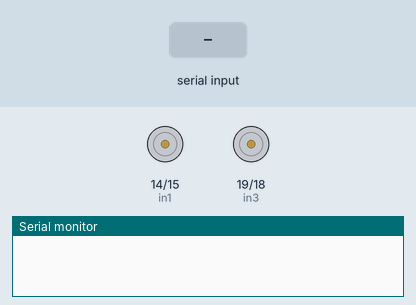
This sketch was run on a simulated Arduino Uno, built with avr-gcc and run on an emulated ATmega328P. Parts: motor-driver pin pairs drawn as motors (green arrow = first pin HIGH = forward, orange = second pin HIGH = backward, longer = more drive, scaled by the enable pin), the last lines printed to the serial monitor. The inputs (shaded band) are chosen by the test bench.

Above: at 1.2 s.
1.3 s: byte 30 received over Serial
At 1.9 s:
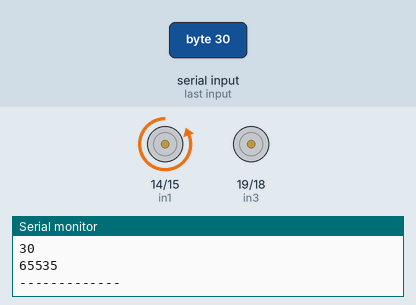
2.8 s: byte 90 received over Serial
At 4.0 s:
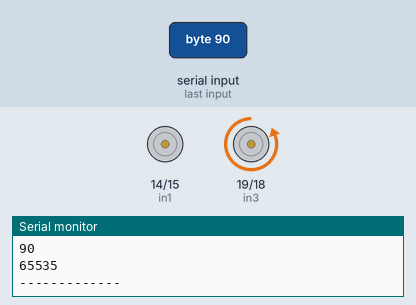
4.3 s: byte 120 received over Serial
At 5.4 s:
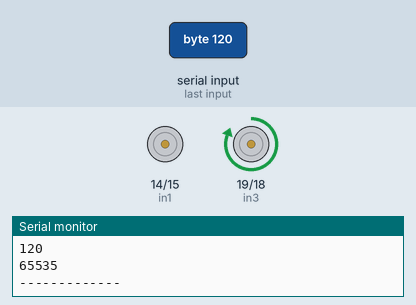
Timing chart, 0 to 7.3 s (numbered marks = the images above; inputs shaded):
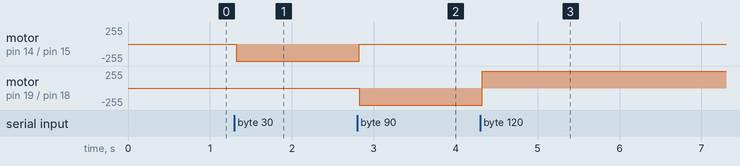

The sketch:

bluetooth_move.ino
```cpp
#define enA 16
#define in1 14
#define in2 15
#define enB 17
#define in3 19
#define in4 18
unsigned int  x = 0;
unsigned int  y = 0;


void setup() {
  pinMode(enA, OUTPUT);
  pinMode(enB, OUTPUT);
  pinMode(in1, OUTPUT);
  pinMode(in2, OUTPUT);
  pinMode(in3, OUTPUT);
  pinMode(in4, OUTPUT);
  Serial.begin(9600);
}
void loop() {
    if(Serial.available()){
        int motorSpeedA = 0;
        int motorSpeedB = 0;
        x = 0;
        y = 0;
        x = Serial.read();
        delay(10);
        y = Serial.read();
        delay(10);
        Serial.println(x);
        Serial.println(y);
        Serial.println("-------------");

        if (y > 0) {
          motorSpeedA = 128;
          motorSpeedB = 128;
        }
        if (y > 60000) {
          motorSpeedA = 0;
          motorSpeedB = 0;
        }
        if (x >=0 && x <= 90) {
          // Set Motor A forward
          digitalWrite(in1, LOW);
          digitalWrite(in2, HIGH);
          // Set Motor B forward
          digitalWrite(in3, LOW);
          digitalWrite(in4, HIGH);
        }
        if (x > 90 && x <= 180) {
           // Set Motor A backward
           digitalWrite(in1, HIGH);
           digitalWrite(in2, LOW);
           // Set Motor B backward
           digitalWrite(in3, HIGH);
           digitalWrite(in4, LOW);
        }

        if (x > 0 && x < 35) {
          motorSpeedA = 128;
          motorSpeedB = 0;
        } else if (x >= 55 && x < 90) {
          motorSpeedA = 0;
          motorSpeedB = 128;
        } else if (x >= 90 && x < 125) {
          motorSpeedA = 0;
          motorSpeedB = 128;
        } else if (x >= 155 && x < 180) {
          motorSpeedA = 128;
          motorSpeedB = 0;
        }
        analogWrite(enA, motorSpeedA); // Send PWM signal to motor A
        analogWrite(enB, motorSpeedB); // Send PWM signal to motor B
    }
}
```

Measured:
- after the input at 1.3 s, motor on pin 14 (in1) / pin 15 (in2): stopped → backward 255/255 at once
- after the input at 2.8 s, motor on pin 14 (in1) / pin 15 (in2): backward 255/255 → stopped at once; motor on pin 19 (in3) / pin 18 (in4): stopped → backward 255/255 at once
- after the input at 4.3 s, motor on pin 19 (in3) / pin 18 (in4): backward 255/255 → forward 255/255 at once
